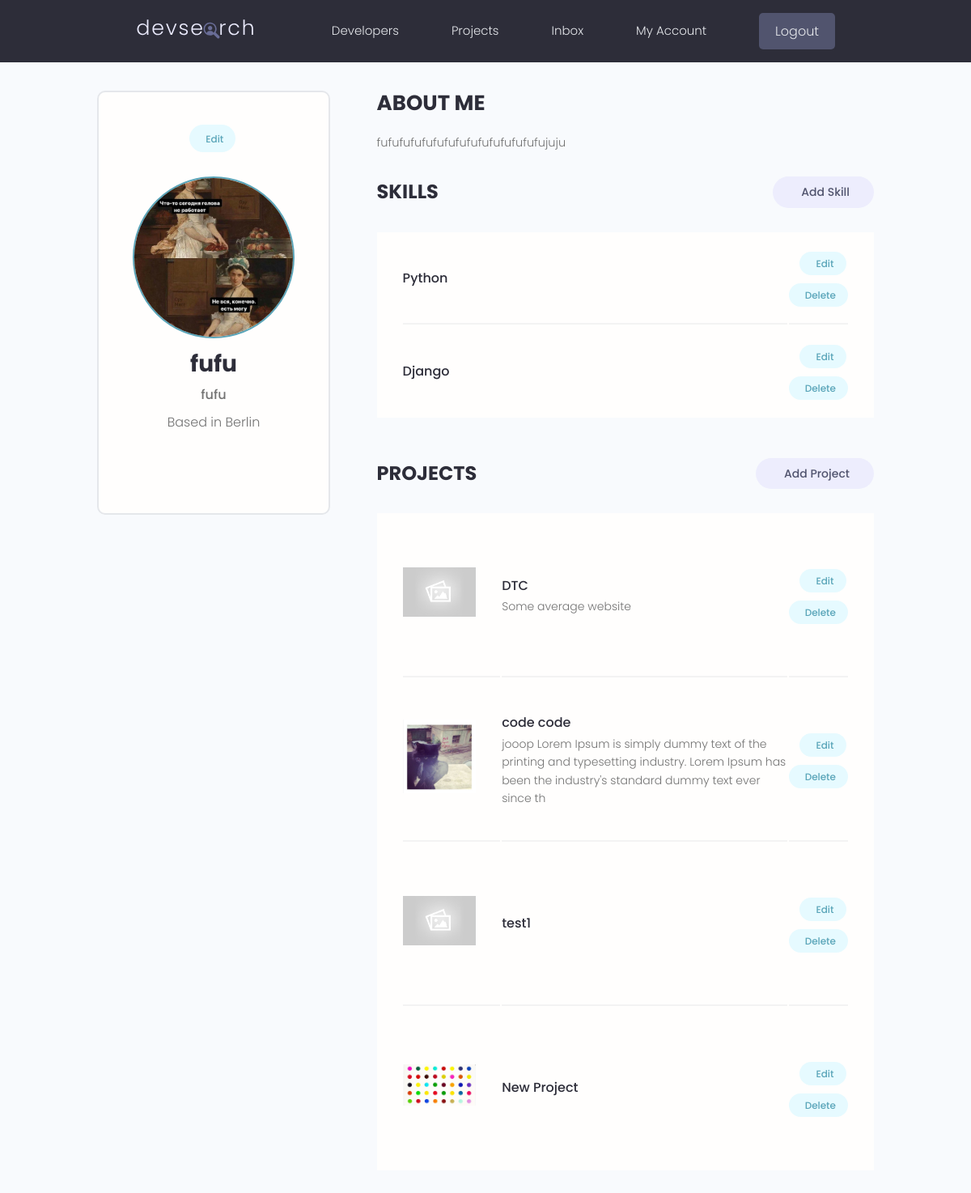
Page /account/ (signed in) on the earlier database version.
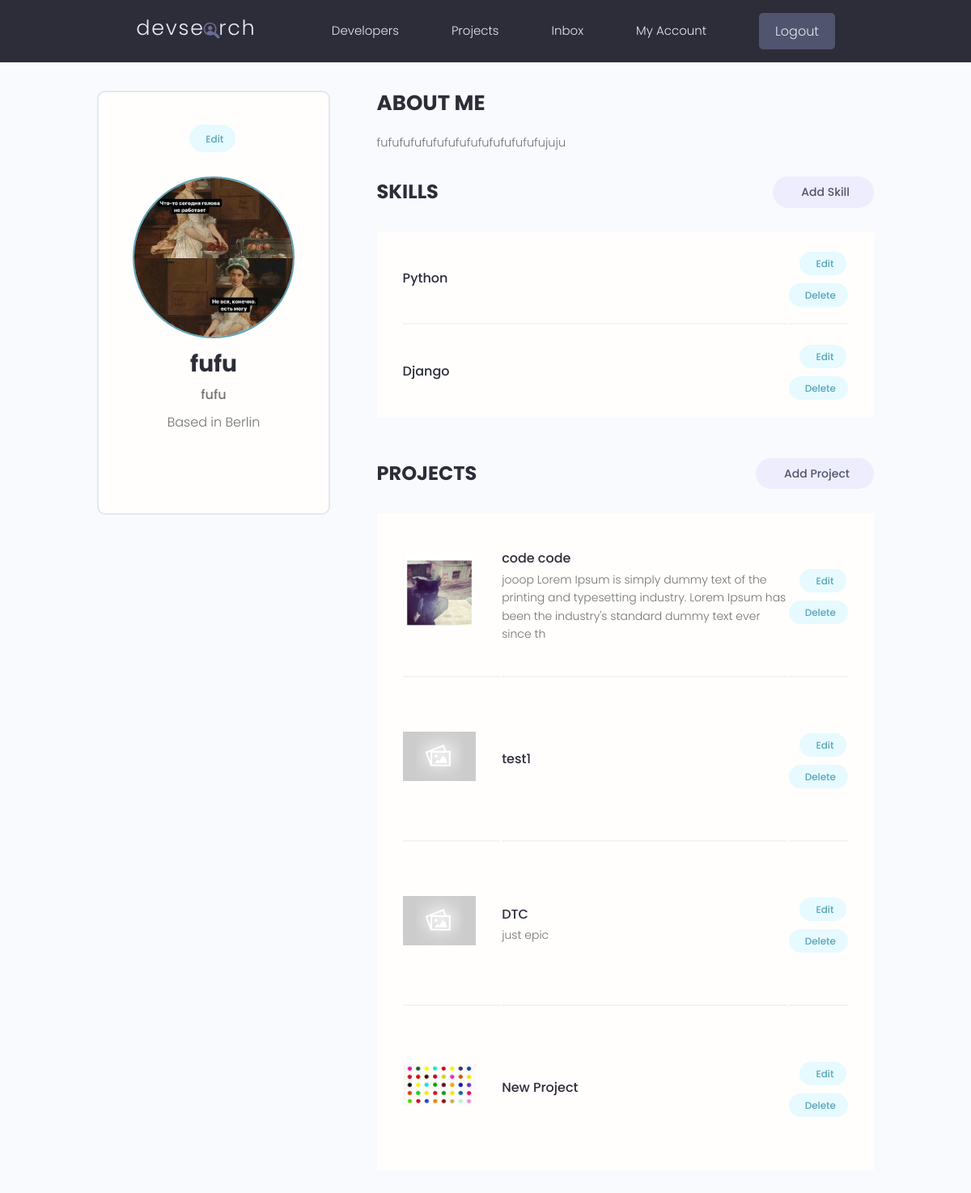
Same page on the later database version.
### users/models.py (models this page shows, shortened)
class Skill(models.Model):
    owner = models.ForeignKey(Profile, on_delete=models.CASCADE, null=True, blank=True)
    name = models.CharField(max_length=200, blank=True, null=True)
    description = models.TextField(null=True, blank=True)
    created = models.DateTimeField(auto_now_add=True)
    id = models.UUIDField(default=uuid.uuid4, unique=True, primary_key=True, editable=False)

### projects/models.py (models this page shows, shortened)
class Project(models.Model):
    owner = models.ForeignKey(Profile, null=True, blank=True, on_delete=models.SET_NULL)
    title = models.CharField(max_length=200)
    description = models.TextField(null=True, blank=True)
    featured_image = models.ImageField(null=True, blank=True, default="default.jpg")
    demo_link = models.CharField(max_length=2000, null=True, blank=True)
    source_link = models.CharField(max_length=2000, null=True, blank=True)
    tags = models.ManyToManyField('Tag', blank=True)
    vote_total = models.IntegerField(default=0, null=True, blank=True)
    vote_ratio = models.IntegerField(default=0, null=True, blank=True)
    created = models.DateTimeField(auto_now_add=True)
    id = models.UUIDField(default=uuid.uuid4, unique=True, primary_key=True, editable=False)
    class Meta:
        ordering = ['-vote_ratio', '-vote_total', 'title']

### users/views.py (the view)
# urls.py: path('account/', views.userAccount, name="account"),
@login_required(login_url='login')
def userAccount(request):
    profile = request.user.profile
    skills = profile.skill_set.all()
    projects = profile.project_set.all()
    context = {'profile': profile, 'skills': skills, 'projects': projects }
    return render(request, 'users/account.html', context)

### users/templates/users/account.html (shortened to what this page needs)
{% extends 'main.html' %}
{% block content %}
  <main class="settingsPage profile my-md">
    <div class="container">
      <div class="layout">
        <div class="column column--1of3">
          <div class="card text-center">
            <div class="card__body dev">
          <a class="tag tag--pill tag--main settings__btn" href="{% url 'edit-account' %}"> Edit</a>
              <img class="avatar avatar--xl dev__avatar" src="{{profile.profile_image.url}}" />
              <h2 class="dev__name">{{profile.name}}</h2>
              <p class="dev__title">{{profile.short_info}}</p>
              <p class="dev__location">Based in {{profile.location}}</p>
            </div>
          </div>
        </div>
        <div class="column column--2of3">
          <div class="devInfo">
            <h3 class="devInfo__title">About Me</h3>
            <p class="devInfo__about">
              {{profile.bio}}
            </p>
          </div>
          <div class="settings">
            <h3 class="settings__title">Skills</h3>
            <a class="tag tag--pill tag--sub settings__btn tag--lg" href="{% url 'create-skill' %}"> Add Skill</a>
          </div>
          <table class="settings__table">
            {% for skill in skills %}
            <tr>
              <td class="settings__tableInfo">
                <h4>{{skill.name}}</h4>
              </td>
              <td class="settings__tableActions">
                <a class="tag tag--pill tag--main settings__btn" href="{% url 'update-skill' skill.id %}"> Edit</a>
                <a class="tag tag--pill tag--main settings__btn" href="{% url 'delete-skill' skill.id %}?next=/account">
                  Delete</a>
              </td>
            </tr>
            {% endfor %}
          </table>
          <div class="settings">
            <h3 class="settings__title">Projects</h3>
            <a class="tag tag--pill tag--sub settings__btn tag--lg" href="{% url 'create-project' %}"> Add Project</a>
          </div>
          <table class="settings__table">
            {% for project in projects %}
            <tr>
              <td class="settings__thumbnail">
                <a href="{% url 'project' project.id %}"><img src="{{project.featured_image.url}}" alt="Project Thumbnail" /></a>
              </td>
              <td class="settings__tableInfo">
                <a href="{% url 'project' project.id %}">{{project.title}}</a>
                <p>
                  {{project.description|slice:"150"}}
                </p>
              </td>
              <td class="settings__tableActions">
                <a class="tag tag--pill tag--main settings__btn" href="{% url 'update-project' project.id %}"> Edit</a>
                <a class="tag tag--pill tag--main settings__btn" href="{% url 'delete-project' project.id %}?next=/account">
                  Delete</a>
              </td>
            </tr>
            {% endfor %}
            </table>
        </div>
      </div>
    </div>
  </main>
{% endblock content %}

Differences in the rows shown:
changed Project "DTC": description "Some average website" → "just epic"; moves down the list
